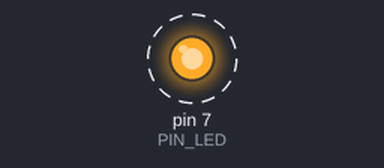
Recording of a sketch running on a simulated Arduino Uno, built with avr-gcc and run on an emulated ATmega328P. On the bench: output pins drawn as LEDs (lit = HIGH). Dashed ring = blinking. At 2.0 s the program stops and its outputs stay as they are.

Above: at 1.05 s.
Timing chart, 0 to 3.5 s (numbered marks = the images above):
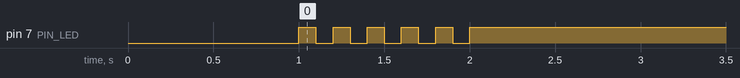

Measured:
- by itself, pin 7 (PIN_LED): alternates HIGH for 0.10 s and LOW for 0.10 s, 11 changes in all, then stays HIGH

The sketch:

05P12.ino
```cpp
#define PIN_LED 7

void setup()
{
    pinMode(PIN_LED, OUTPUT);
    digitalWrite(PIN_LED, 0);
    delay(1000);
}

void loop()
{
    for (int i = 0; i < 5; i++)
    {
        digitalWrite(PIN_LED, 1);
        delay(100);
        digitalWrite(PIN_LED, 0);
        delay(100);
    }

    digitalWrite(PIN_LED, 1);
    while (true);
}
```
